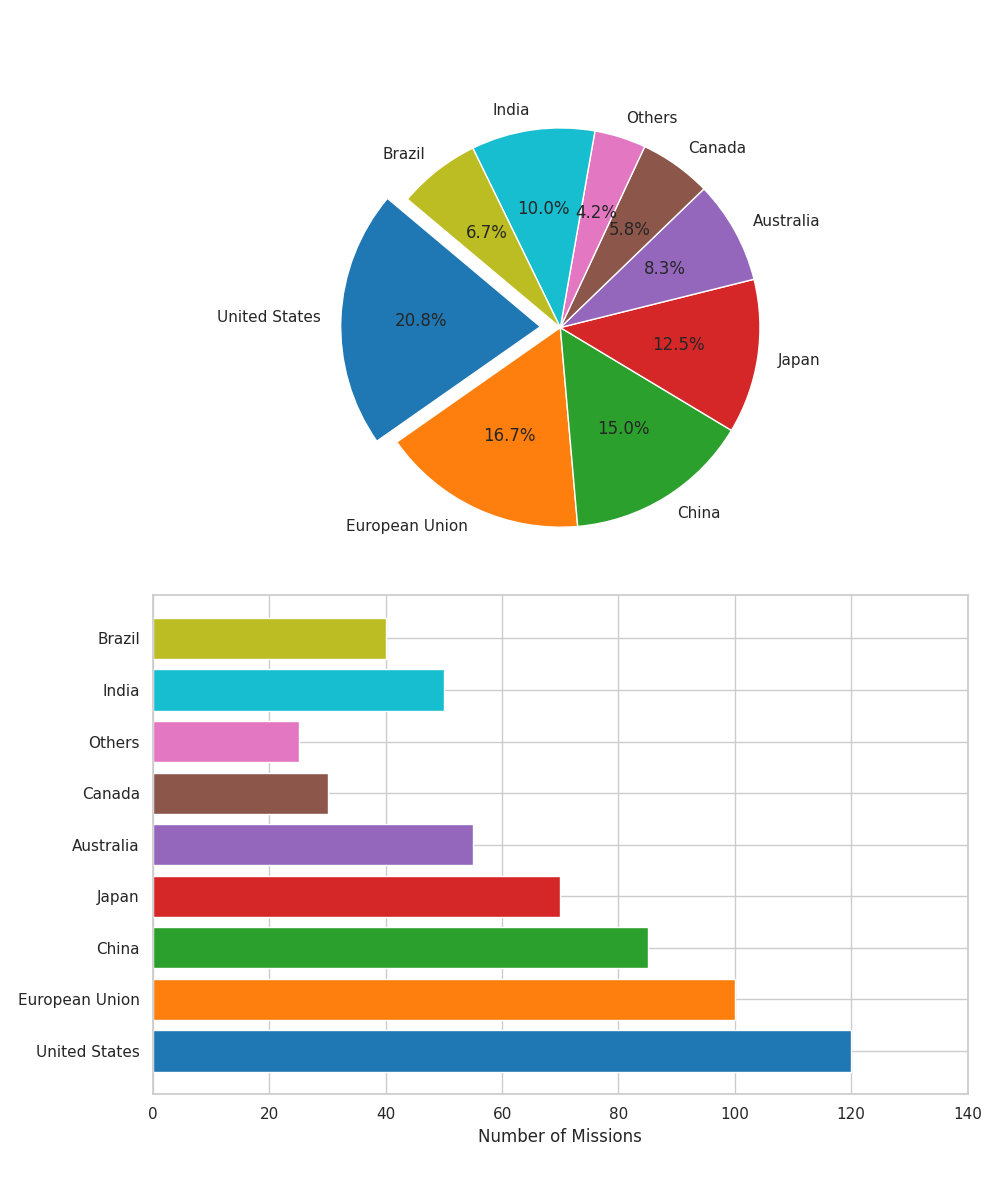

This chart was generated by the following Python code:
import matplotlib.pyplot as plt

countries = ['United States', 'European Union', 'China', 'Japan', 'Australia', 'Canada', 'Others', 'India', 'Brazil']
contributions = [25, 20, 18, 15, 10, 7, 5, 12, 8]
missions = [120, 100, 85, 70, 55, 30, 25, 50, 40]
colors = ['#1f77b4', '#ff7f0e', '#2ca02c', '#d62728', '#9467bd', '#8c564b', '#e377c2', '#17becf', '#bcbd22']

fig, (ax1, ax2) = plt.subplots(2, 1, figsize=(10, 12))

# Pie chart for contributions
ax1.pie(
    contributions, 
    labels=countries, 
    autopct='%1.1f%%', 
    startangle=140, 
    colors=colors,
    explode=(0.1, 0, 0, 0, 0, 0, 0, 0, 0)
)

# Horizontal bar chart for scientific missions
ax2.barh(countries, missions, color=colors)
ax2.set_xlabel('Number of Missions')
ax2.set_xlim(0, max(missions) + 20)

plt.tight_layout(rect=[0, 0.03, 1, 0.95])
plt.show()
